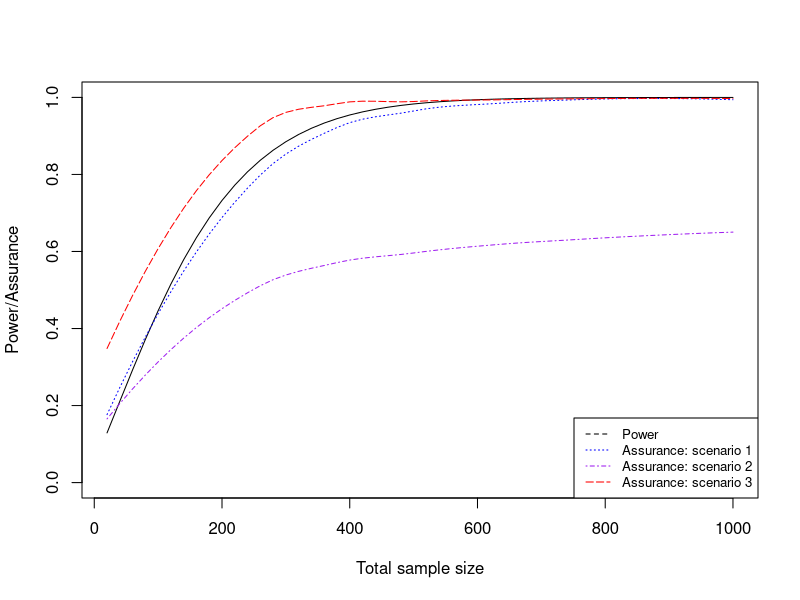
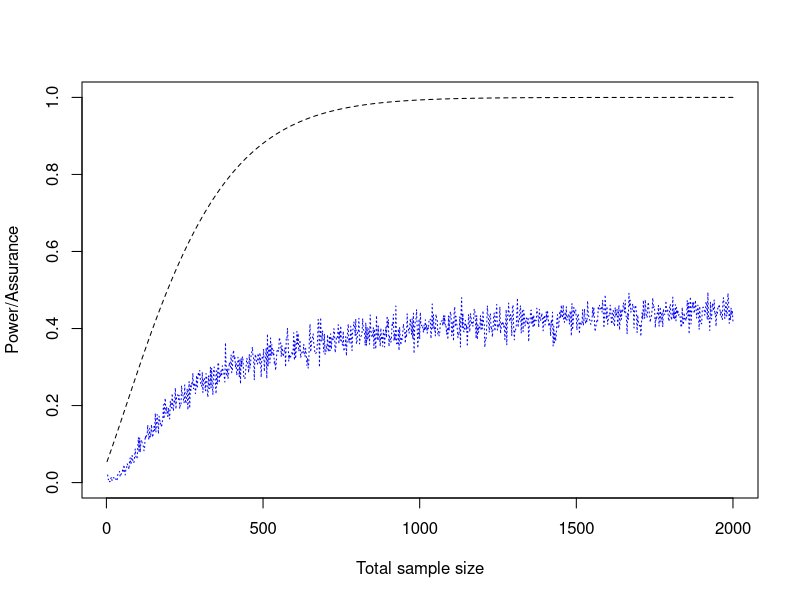

These figures' R source, in order: (Note: this script raises an error after producing the figures.)

#Exponential example


###Power calculation
alpha <- 0.05


#Function to calculate the power for two user-specified sample sizes
powerfunc <- function(N1, N2){
  #We expect 60% of patients on control to be alive after 5 years
  lambda1 <- -log(0.6)/5
  #We expect 80% of patients on treatment to be alive after 5 years
  lambda2 <- -log(0.8)/5
  #Equation 3
  theta <- log(lambda2/lambda1)
  #Total trial length is 5 years
  bigT <- 5
  #Recruitment is 3 years
  R <- 3
  #Equation 5
  P1e <- 1-(exp(-lambda1*(bigT-R))-exp(-lambda1*bigT))/(lambda1*R)
  P2e <- 1-(exp(-lambda2*(bigT-R))-exp(-lambda2*bigT))/(lambda2*R)
  power <- pnorm(-theta/(sqrt(1/(N1*P1e)+1/(N2*P2e)))-qnorm(alpha/2), lower.tail = F)+pnorm(theta/(sqrt(1/(N1*P1e)+1/(N2*P2e)))-qnorm(alpha/2), lower.tail = F)
  return(power)
}

#Calculating power for different values of the sample sizes
N1vec <- seq(10, 500, by=10)
N2vec <- seq(10, 500, by=10)
power <- rep(NA, 50)
for (i in 1:50){
  power[i] <- powerfunc(N1vec[i], N2vec[i])  
}

#Plotting the power calculations
plot(power, type = "l", ylim = c(0,1), xaxt="n",xlab = "Total sample size", ylab = "Power/Assurance")
axis(1, at = seq(0, 50,by = 10), labels = seq(0, 1000, by = 200))

###Assurance methods now

#function to calculate assurance for user-specified sample sizes (m is mean of rho, v is variance of rho)
assurancefunc <- function(N1, N2, m, v, a, b){
  #Number of iterations
  M <- 1000
  #Total trial length is 5 years
  bigT <- 5
  #Recruitment is 3 years
  R <- 3
  assurance <- rep(NA, M)
  for (j in 1:M){
    S1 <- rbeta(1, a, b)
    rho <- rnorm(1, m, sqrt(v))
    S2 <- S1+rho
    lambda1 <- -log(S1)/5
    lambda2 <- -log(S2)/5
    theta <- log(lambda2/lambda1)
    P1e <- 1-(exp(-lambda1*(bigT-R))-exp(-lambda1*bigT))/(lambda1*R)
    P2e <- 1-(exp(-lambda2*(bigT-R))-exp(-lambda2*bigT))/(lambda2*R)
    assurance[j] <- pnorm(theta/(sqrt(1/(N1*P1e)+1/(N2*P2e)))-qnorm(alpha/2), lower.tail = F)
  }
  return(mean(na.omit(assurance)))
  
}


#Need to calculate assurance for the three different scenarios

#Scenario 1

ass1 <- rep(NA, 50)
for (i in 1:50){
  ass1[i] <- assurancefunc(N1vec[i], N2vec[i], m = 0.2, v = 0.001, a = 60, b = 40)  
}
lo1 <- loess(ass1~N1vec)
lines(predict(lo1), lty = 3, col = "blue")

#Scenario 2

ass2 <- rep(NA, 50)
for (i in 1:50){
  ass2[i] <- assurancefunc(N1vec[i], N2vec[i], m = 0.2, v = 0.05, a = 60, b = 40)  
}
lo2 <- loess(ass2~N1vec)
lines(predict(lo2), lty = 4, col = "purple")


#Scenario 3

ass3 <- rep(NA, 50)
for (i in 1:50){
  ass3[i] <- assurancefunc(N1vec[i], N2vec[i], m = 0.3, v = 0.005, a = 60, b = 40)  
}
lo3 <- loess(ass3~N1vec)
lines(predict(lo3), lty = 5, col = "red")

legend("bottomright", legend = c("Power", "Assurance: scenario 1", "Assurance: scenario 2", "Assurance: scenario 3"),
       col = c("black", "blue", "purple", "red"), lty = 2:5, cex = 0.8)


###Weibull example
N1vec <- seq(1:1000)
N2vec <- seq(1:1000)
alpha <- 0.05

#Function to calculate the power for two user-specified sample sizes
powerfunc <- function(N1, N2){
  kappa1 <- log(log(0.1)/log(0.2))/(log(2/1))
  kappa2 <- log(log(0.2)/log(0.3))/(log(2/1))
  lambda1 <- -log(0.2)/(1^kappa1)
  lambda2 <- -log(0.3)/(1^kappa1)
  mu1 <- gamma(1+1/kappa1)/(lambda1^(1/kappa1))
  mu2 <- gamma(1+1/kappa2)/(lambda2^(1/kappa2))
  sigma1 <- (gamma(1+2/kappa1)-(gamma(1+1/kappa1))^2)/lambda1^(2/kappa1)
  sigma2 <- (gamma(1+2/kappa2)-(gamma(1+1/kappa2))^2)/lambda2^(2/kappa2)
  alpha <- 0.05
  pnorm((mu2-mu1)/(sqrt(sigma1/N1+sigma2/N2))-qnorm(alpha/2), lower.tail = F)+pnorm(-(mu2-mu1)/(sqrt(sigma1/N1+sigma2/N2))-qnorm(alpha/2), lower.tail = F)
}

#Calculating power for different values of the sample sizes
power <- vector(length = 1000)
for (i in 1:1000){
  power[i] <- powerfunc(N1vec[i], N2vec[i])  
}

#Plotting the power calculations
plot(power, type = "l", ylim = c(0,1), xaxt = "n", xlab = "Total sample size", ylab = "Power/Assurance", lty=2)
axis(1, at = seq(0, 1000,by = 250), labels = seq(0, 2000, by = 500))


#Assurance calculations now


assurancefunc <- function(N1, N2){
  M = 500
  assurance <- vector(length = M)
  for (j in 1:M){
    S1t0 <- rbeta(1, 8.10, 32.81)
    Delta11 <- rbeta(1, 4.36, 32.61)
    Delta12 <- rnorm(1, 0.097, sqrt(0.004))
    Delta22 <- rbeta(1, 2.23, 20.10)
    S1t0prime <- S1t0 - Delta11
    S2t0 <- S1t0 + Delta12
    S2t0prime <- S2t0 - Delta22
    kappa1 <- log(log(S1t0prime)/log(S1t0))/(log(2/1))
    kappa2 <- log(log(S2t0prime)/log(S2t0))/(log(2/1))
    lambda1 <- -log(S1t0)
    lambda2 <- -log(S2t0)
    if (is.na(kappa1)|is.na(kappa2)){
      assurance[j] = NA
    } else{
      Survtimes1 <- rweibull(N1, scale = lambda1, shape = kappa1)
      Survtimes2 <- rweibull(N2, scale = lambda2, shape = kappa2)
      X2bar = mean(Survtimes2)
      X1bar = mean(Survtimes1)
      sigma1 = var(Survtimes1)
      sigma2 = var(Survtimes2)
      assurance[j]   =  (X2bar - X1bar)/(sqrt(sigma1/N1+sigma2/N2))>qt(0.975 , df = N1+N2-1)
    }
  }
  assurance <- na.omit(assurance)
  mean(assurance)  
}


N1vec <- seq(1,1000)
N2vec <- seq(1,1000)

ass <- vector(length = 1000)
for (i in 1:1000){
  ass[i] <- assurancefunc(N1vec[i], N2vec[i])  
}

lines(ass, lty=3, col="blue")

##Nonparametric example

Standard = data.frame(Time = c(0.8, 1.0, 2.7, 3.1, 5.4, 7.0, 9.2, 12.1), Cens = c(1, 0, 0, 1, 1, 0, 1, 0))
fit = survfit(Surv(Time, Cens)~1, data = Standard)
plot(fit, conf.int = F)
summary(fit)
